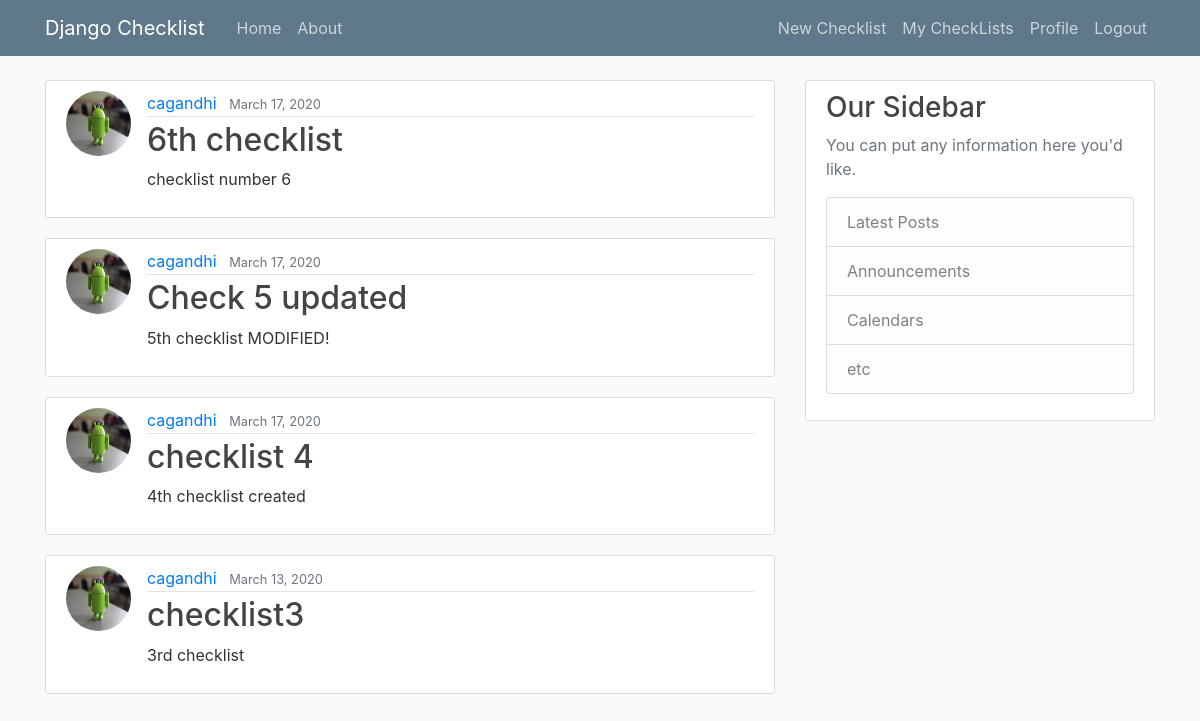
Before: /mychecklist/ (signed in) with the older database file.
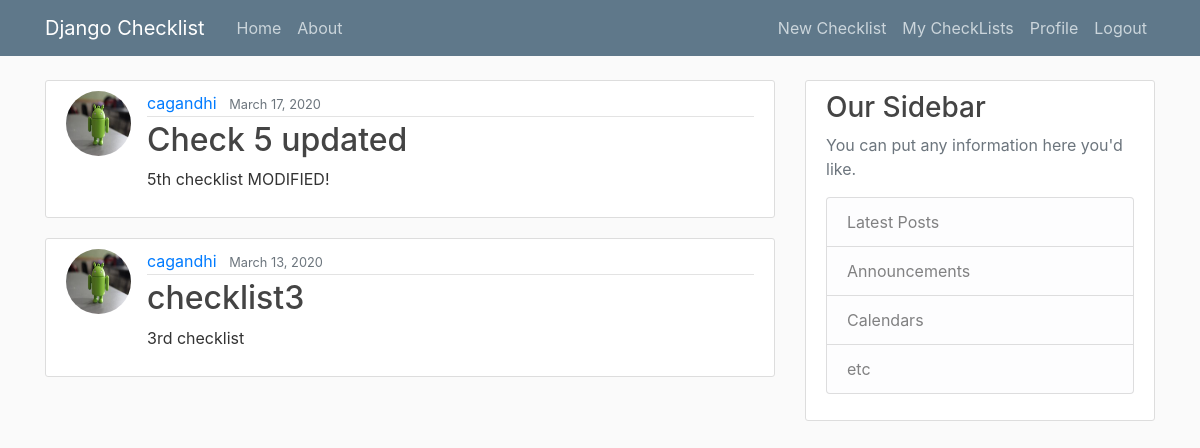
After: the same page with the newer database file.
### checklist/models.py (models this page shows, shortened)
class Checklist(models.Model):
	title = models.CharField(max_length=100)
	content = models.TextField()
	date_posted = models.DateTimeField(default=timezone.now)
	author = models.ForeignKey(User, on_delete = models.CASCADE)
	visibility = models.IntegerField(default=0)

### users/models.py (models this page shows, shortened)
class Profile(models.Model):
	user = models.OneToOneField(User, on_delete = models.CASCADE)
	image = models.ImageField(default='default.jpg', upload_to='profile_pics')

### checklist/views.py (the view)
# urls.py: path('mychecklist/', views.mychecklist, name='checklist-mychecklist'),
def mychecklist(request):
	context = {
		'checklists_var': request.user.checklist_set.all().order_by('-date_posted'),
		'title': 'My Checklists'
	}
	return render(request, 'checklist/mychecklist.html', context) # because render looks in templates subdirectory, by default

### checklist/templates/checklist/mychecklist.html
{% extends "checklist/base.html" %}
{% block content %}
	{% for checklist in checklists_var %}
		<article class="media content-section">
			<img class="rounded-circle article-img" src="{{ checklist.author.profile.image.url }}">
		  <div class="media-body">
		    <div class="article-metadata">
		      <a class="mr-2" href="#">{{ checklist.author }}</a>
		      <small class="text-muted">{{ checklist.date_posted|date:'F d, Y' }}</small>
		    </div>
		    <h2><a class="article-title" href="#">{{ checklist.title }}</a></h2>
		    <p class="article-content">{{ checklist.content }}</p>
		  </div>
		</article>
	{% endfor %}
{% endblock %}

Changed rows visible on the page:
removed Checklist: author.profile.image (picture), author "cagandhi", date_posted "March 17, 2020", title "6th checklist", content "checklist number 6"
removed Checklist: author.profile.image (picture), author "cagandhi", date_posted "March 17, 2020", title "checklist 4", content "4th checklist created"
